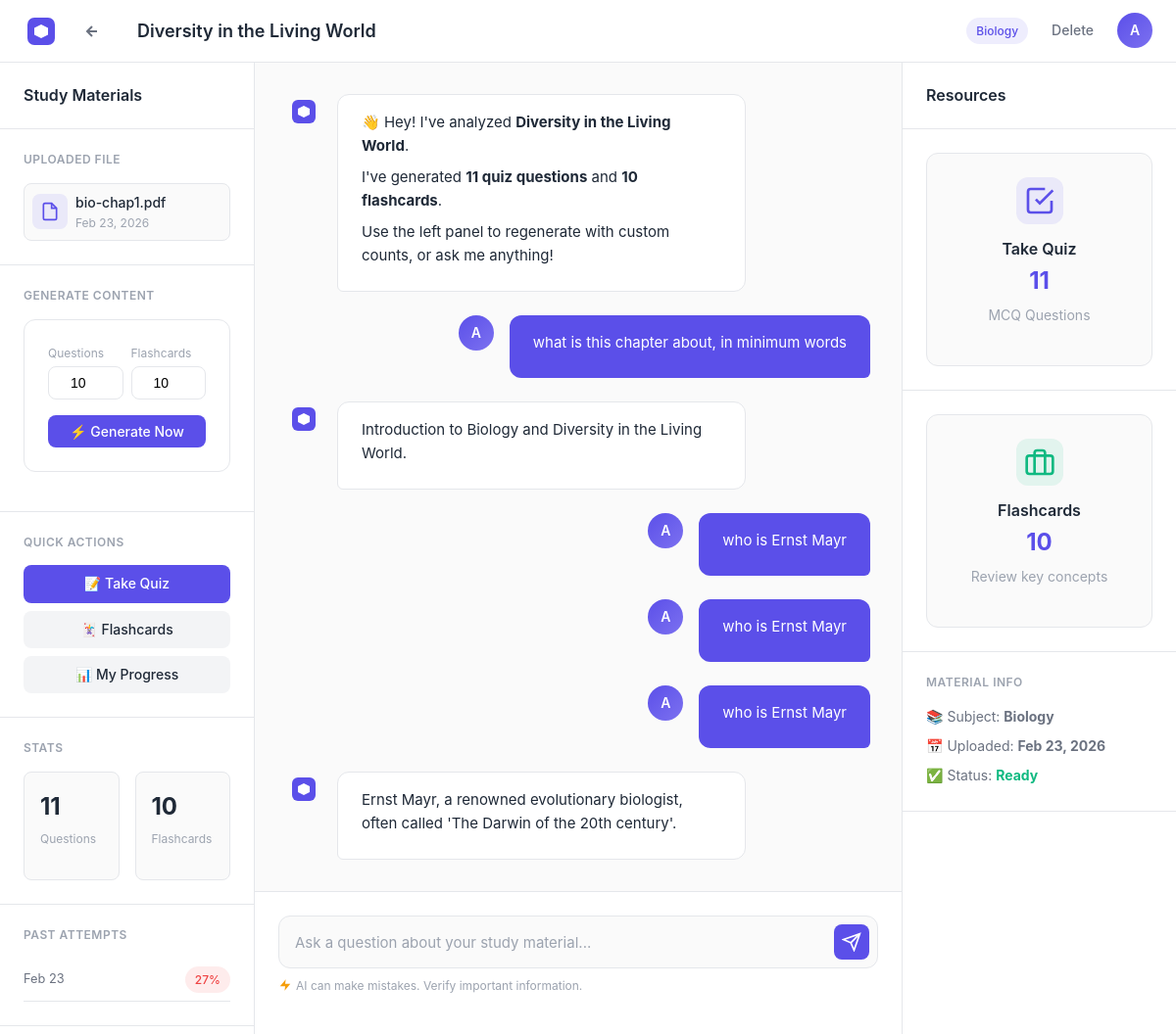
Screenshot of /material/4/ (signed in) with the database file from the repository.
### materials/models.py (models this page shows, shortened)
class StudyMaterial(models.Model):
    user = models.ForeignKey(User, on_delete=models.CASCADE)
    title = models.CharField(max_length=200)
    subject = models.CharField(max_length=100)
    file = models.FileField(upload_to='materials/')
    extracted_text = models.TextField(blank=True)
    uploaded_at = models.DateTimeField(auto_now_add=True)

class ChatMessage(models.Model):
    material = models.ForeignKey(StudyMaterial, on_delete=models.CASCADE)
    user = models.ForeignKey(User, on_delete=models.CASCADE)
    role = models.CharField(max_length=10)  # 'user' or 'assistant'
    content = models.TextField()
    created_at = models.DateTimeField(auto_now_add=True)
    class Meta:
        ordering = ['created_at']

### progress/models.py (models this page shows)
class QuizAttempt(models.Model):
    user = models.ForeignKey(User, on_delete=models.CASCADE)
    material = models.ForeignKey(StudyMaterial, on_delete=models.CASCADE)
    score = models.IntegerField(default=0)
    total_questions = models.IntegerField(default=0)
    attempted_at = models.DateTimeField(auto_now_add=True)
    def percentage(self):
        if self.total_questions == 0:
            return 0
        return round((self.score / self.total_questions) * 100)

### materials/views.py (the view)
# urls.py: path('material/<int:pk>/', views.material_detail, name='material_detail'),
@login_required
def material_detail(request, pk):
    material = get_object_or_404(StudyMaterial, pk=pk, user=request.user)
    questions = Question.objects.filter(material=material)
    flashcards = Flashcard.objects.filter(material=material)
    attempts = QuizAttempt.objects.filter(user=request.user, material=material).order_by('-attempted_at')
    chat_history = ChatMessage.objects.filter(material=material, user=request.user)
    return render(request, 'materials/detail.html', {
        'material': material,
        'questions': questions,
        'flashcards': flashcards,
        'attempts': attempts,
        'chat_history': chat_history,
    })

### templates/materials/detail.html (shortened to what this page needs)
{% load static %}
<!DOCTYPE html>
<html lang="en">
<head>
    <link rel="stylesheet" href="{% static 'css/base.css' %}">
    <link rel="stylesheet" href="{% static 'css/components.css' %}">
    <link rel="stylesheet" href="{% static 'css/study-session.css' %}">
</head>
<body>
    <nav class="topbar">
        <div class="topbar-left">
            <a href="{% url 'landing' %}" class="back-btn" title="Home">
                <svg width="28" height="28" viewBox="0 0 32 32" fill="none">
                    <rect width="32" height="32" rx="8" fill="#5B4FE9"/>
                    <path d="M16 8L24 12V20L16 24L8 20V12L16 8Z" fill="white"/>
                </svg>
            </a>
            <a href="{% url 'dashboard' %}" class="back-btn" title="Dashboard">
                <svg width="20" height="20" viewBox="0 0 20 20" fill="none" stroke="currentColor" stroke-width="2">
                    <line x1="15" y1="10" x2="5" y2="10"></line>
                    <polyline points="10 15 5 10 10 5"></polyline>
                </svg>
            </a>
            <h1 class="session-title">{{ material.title }}</h1>
        </div>
        <div class="topbar-right">
            <span class="badge badge-primary">{{ material.subject }}</span>
            <a href="{% url 'delete_material' material.pk %}" class="btn btn-ghost btn-sm" onclick="return confirm('Delete this material?')">Delete</a>
            <div style="position:relative;">
                <div class="user-avatar" id="profileToggle" style="cursor:pointer;">
                    <span>{{ request.user.username|first|upper }}</span>
                </div>
            </div>
        </div>
    </nav>
    <div class="session-container">
        <aside class="sidebar left-sidebar">
            <div class="sidebar-header">
                <h3 class="sidebar-title">Study Materials</h3>
            </div>
            <div class="sidebar-section">
                <h4 class="section-label">Uploaded File</h4>
                <div class="file-list">
                    <div class="file-item">
                        <div class="file-icon">
                            <svg width="20" height="20" viewBox="0 0 24 24" fill="none" stroke="currentColor" stroke-width="2">
                                <path d="M14 2H6a2 2 0 00-2 2v16a2 2 0 002 2h12a2 2 0 002-2V8z"/>
                                <polyline points="14 2 14 8 20 8"/>
                            </svg>
                        </div>
                        <div class="file-info">
                            <p class="file-name">{{ material.file.name|slice:"10:" }}</p>
                            <p class="file-meta">{{ material.uploaded_at|date:"M d, Y" }}</p>
                        </div>
                    </div>
                </div>
            </div>
            <div class="sidebar-section">
                <h4 class="section-label">Generate Content</h4>
                <div class="generate-panel">
                    <div class="generate-inputs">
                        <div style="flex:1;">
                            <label>Questions</label>
                            <input type="number" id="numQuestions" value="10" min="1" max="30">
                        </div>
                        <div style="flex:1;">
                            <label>Flashcards</label>
                            <input type="number" id="numFlashcards" value="10" min="1" max="30">
                        </div>
                    </div>
                    <button class="btn btn-primary btn-sm" style="width:100%;" onclick="generateContent()">
                        ⚡ Generate Now
                    </button>
                </div>
            </div>
            <div class="sidebar-section">
                <h4 class="section-label">Quick Actions</h4>
                <div style="display:flex;flex-direction:column;gap:0.5rem;">
                    <a href="{% url 'take_quiz' material.pk %}" class="btn btn-primary btn-sm">📝 Take Quiz</a>
                    <a href="{% url 'flashcards' material.pk %}" class="btn btn-secondary btn-sm">🃏 Flashcards</a>
                    <a href="{% url 'progress' %}" class="btn btn-secondary btn-sm">📊 My Progress</a>
                </div>
            </div>
            <div class="sidebar-section">
                <h4 class="section-label">Stats</h4>
                <div class="stat-grid">
                    <div class="stat-card">
                        <p class="stat-value" id="questionCount">{{ questions|length }}</p>
                        <p class="stat-label">Questions</p>
                    </div>
                    <div class="stat-card">
                        <p class="stat-value" id="flashcardCount">{{ flashcards|length }}</p>
                        <p class="stat-label">Flashcards</p>
                    </div>
                </div>
            </div>
            {% if attempts %}
            <div class="sidebar-section">
                <h4 class="section-label">Past Attempts</h4>
                {% for attempt in attempts %}
                <div style="display:flex;justify-content:space-between;align-items:center;padding:0.5rem 0;border-bottom:1px solid var(--border);">
                    <span style="font-size:0.8rem;color:var(--text-secondary);">{{ attempt.attempted_at|date:"M d" }}</span>
                    <span class="badge {% if attempt.percentage >= 70 %}badge-success{% elif attempt.percentage >= 40 %}badge-warning{% else %}badge-error{% endif %}">{{ attempt.percentage }}%</span>
                </div>
                {% endfor %}
            </div>
            {% endif %}
        </aside>
        <main class="main-panel">
            <div class="chat-container">
                <div class="chat-messages" id="chatMessages">
                    <div class="message assistant-message">
                        <div class="message-avatar">
                            <svg width="24" height="24" viewBox="0 0 24 24" fill="none">
                                <rect width="24" height="24" rx="6" fill="#5B4FE9"/>
                                <path d="M12 6L18 9V15L12 18L6 15V9L12 6Z" fill="white"/>
                            </svg>
                        </div>
                        <div class="message-content">
                            <div class="message-text">
                                <p>👋 Hey! I've analyzed <strong>{{ material.title }}</strong>.</p>
                                <p>I've generated <strong>{{ questions|length }} quiz questions</strong> and <strong>{{ flashcards|length }} flashcards</strong>.</p>
                                <p>Use the left panel to regenerate with custom counts, or ask me anything!</p>
                            </div>
                        </div>
                    </div>
                    {% for msg in chat_history %}
                    <div class="message {% if msg.role == 'user' %}user-message{% else %}assistant-message{% endif %}">
                        {% if msg.role == 'user' %}
                        <div class="message-content">
                            <div class="message-text"><p>{{ msg.content }}</p></div>
                        </div>
                        <div class="message-avatar user-avatar">
                            <span>{{ request.user.username|first|upper }}</span>
                        </div>
                        {% else %}
                        <div class="message-avatar">
                            <svg width="24" height="24" viewBox="0 0 24 24" fill="none">
                                <rect width="24" height="24" rx="6" fill="#5B4FE9"/>
                                <path d="M12 6L18 9V15L12 18L6 15V9L12 6Z" fill="white"/>
                            </svg>
                        </div>
                        <div class="message-content">
                            <div class="message-text"><p>{{ msg.content|linebreaksbr }}</p></div>
                        </div>
                        {% endif %}
                    </div>
                    {% endfor %}
                </div>
                <div class="chat-input-container">
                    <div class="chat-input-wrapper">
                        <textarea class="chat-input" id="chatInput" placeholder="Ask a question about your study material..." rows="1"></textarea>
                        <button class="send-btn" id="sendBtn">
                            <svg width="20" height="20" viewBox="0 0 24 24" fill="none" stroke="currentColor" stroke-width="2">
                                <line x1="22" y1="2" x2="11" y2="13"/>
                                <polygon points="22 2 15 22 11 13 2 9 22 2"/>
                            </svg>
                        </button>
                    </div>
                    <p class="chat-hint">
                        <svg width="14" height="14" viewBox="0 0 24 24" fill="currentColor">
                            <path d="M13 2L3 14h9l-1 8 10-12h-9l1-8z"/>
                        </svg>
                        AI can make mistakes. Verify important information.
                    </p>
                </div>
            </div>
        </main>
        <aside class="sidebar right-sidebar">
            <div class="sidebar-header">
                <h3 class="sidebar-title">Resources</h3>
            </div>
            <div class="sidebar-section">
                <a href="{% url 'take_quiz' material.pk %}" class="resource-card" style="display:block;text-decoration:none;">
                    <div class="resource-icon" style="background-color:rgba(91,79,233,0.1);">
                        <svg width="32" height="32" viewBox="0 0 24 24" fill="none" stroke="#5B4FE9" stroke-width="2">
                            <path d="M9 11l3 3L22 4"/><path d="M21 12v7a2 2 0 01-2 2H5a2 2 0 01-2-2V5a2 2 0 012-2h11"/>
                        </svg>
                    </div>
                    <h4 class="resource-title">Take Quiz</h4>
                    <p class="resource-count" id="rightQuestionCount">{{ questions|length }}</p>
                    <p class="resource-subtitle">MCQ Questions</p>
                </a>
            </div>
            <div class="sidebar-section">
                <a href="{% url 'flashcards' material.pk %}" class="resource-card" style="display:block;text-decoration:none;">
                    <div class="resource-icon" style="background-color:rgba(16,185,129,0.1);">
                        <svg width="32" height="32" viewBox="0 0 24 24" fill="none" stroke="#10B981" stroke-width="2">
                            <rect x="2" y="7" width="20" height="14" rx="2" ry="2"/>
                            <path d="M16 21V5a2 2 0 0 0-2-2h-4a2 2 0 0 0-2 2v16"/>
                        </svg>
                    </div>
                    <h4 class="resource-title">Flashcards</h4>
                    <p class="resource-count" id="rightFlashcardCount">{{ flashcards|length }}</p>
                    <p class="resource-subtitle">Review key concepts</p>
                </a>
            </div>
            <div class="sidebar-section">
                <h4 class="section-label">Material Info</h4>
                <div style="font-size:0.875rem;color:var(--text-secondary);">
                    <p style="margin-bottom:0.5rem;">📚 Subject: <strong>{{ material.subject }}</strong></p>
                    <p style="margin-bottom:0.5rem;">📅 Uploaded: <strong>{{ material.uploaded_at|date:"M d, Y" }}</strong></p>
                    <p style="margin:0;">✅ Status: <strong style="color:var(--success);">Ready</strong></p>
                </div>
            </div>
        </aside>
    </div>
</body>
</html>

### rows the page displays
StudyMaterial: title "Diversity in the Living World", subject "Biology", file.name "bio-chap1.pdf", uploaded_at "Feb 23, 2026"
QuizAttempt: attempted_at "Feb 23", percentage "27"
ChatMessage: content "what is this chapter about, in minimum words"
ChatMessage: content "Introduction to Biology and Diversity in the Living World."
ChatMessage: content "who is Ernst Mayr"
ChatMessage: content "who is Ernst Mayr"
ChatMessage: content "who is Ernst Mayr"
ChatMessage: content "Ernst Mayr, a renowned evolutionary biologist, often called 'The Darwin of the 20th century'."

### other values shown
{{ request.user.username|first|upper }} "A"
{{ questions|length }} "11"
{{ flashcards|length }} "10"
